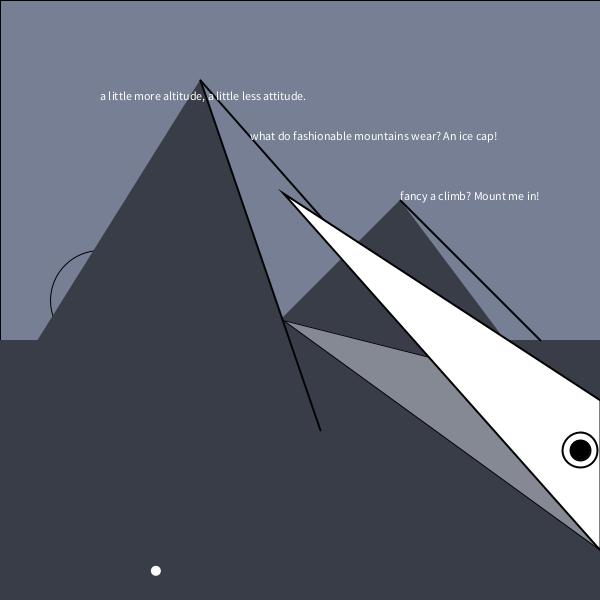
Frame 1 (no input)
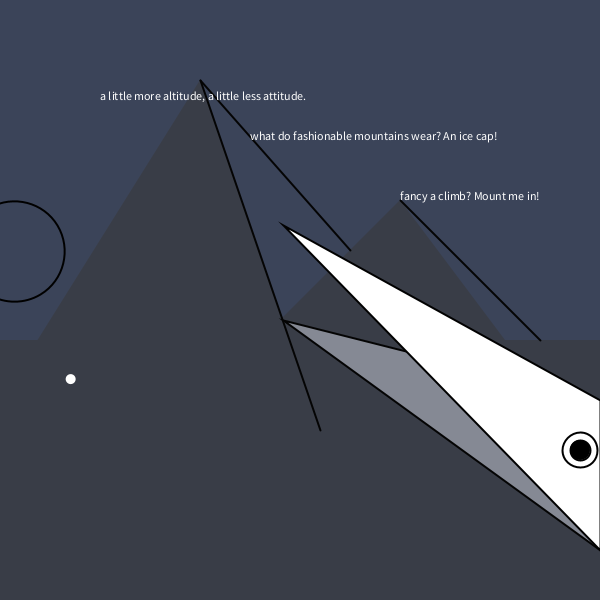
Frame 60 (the mouse pressed at the canvas centre just before this capture)
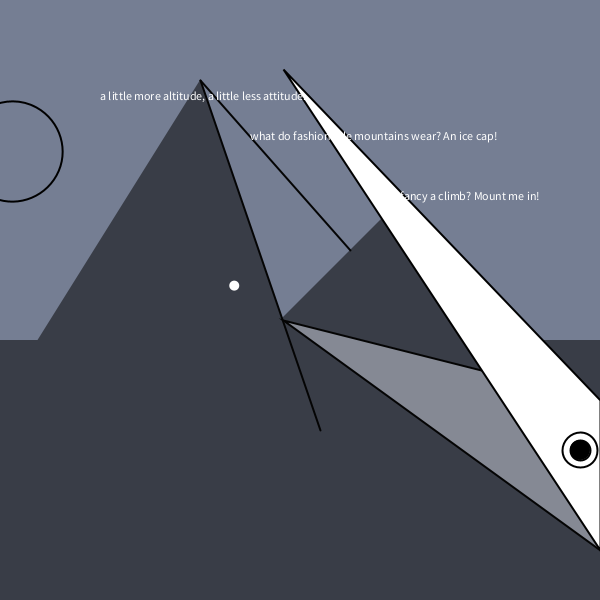
Frame 120 (the mouse held since frame 60 and released just before this capture)

The Processing sketch that drew these frames (run headless with seeded random() and noise(); from frame 60 on, the mouse is pressed at the canvas centre):

// Processing sketch: animation_semester1_project 2
// ── animation_semester1_project 2.pde
int r = 0;
int dr = 1;
float rd = 118;
float g = 127;
float b = 148;
float x = 3;
float y = 6;


void setup(){
  size(600, 600);
  frameRate(15);
}

void draw(){
  //sky 
  fill(rd, g, b);
  rect(0, 0, 700, 700);
  rd = rd - 1;
  g = g -1;
  b = b - 1;
  if(rd==0){
    rd = 118;
    g = 127;
    b = 148;
  }
  
  //sun
  push();
    stroke(0);
  translate(100, 200);
  rotate(radians(r));
  r = r + dr;
  println(r);
  if (r == (90) && dr==5);
  ellipse(0, 100, 100, 100);
  pop();
  
  //ground
  noStroke();
  fill(#393D47);
rect(0, 340, 600, 300);

  //mountains
triangle(250, 350, 400, 200, 550, 400);
triangle(0, 400, 200, 80, 344, 500);

  //river
noFill();
fill(#858994);
stroke(4);
triangle(283, 320, 600, 550, 600, 400);


  //outline for mountains edge
stroke(4);
strokeWeight(2);
fill(#22252B);
line(200, 80, 350, 250);
line(200, 80, 320, 430);
line(400, 200, 540, 340);

//mouth of river
stroke(1);
fill(255,255, 255);
y = random(0, 300);
 triangle(283, y, 600, 550, 600, 400);
 
 fill(255, 255, 255);
 text("a little more altitude, a little less attitude.", width / 3 - 100, 100);
 text("what do fashionable mountains wear? An ice cap!", width / 3 + 50, 140);
 text("fancy a climb? Mount me in!", width / 3 + 200, 200);
 
 
//eye
circle(580, 450, 35);
fill(0, 0, 0);
 circle(580, 450, 20);
 

//snow
// borrowed this from random_quadrants cause it made more sense for partially fufilling guidelines
noStroke();
x = random(0, 600);
  y = random (0, 600);
  if (x <= 600 && y <= 300) { 
 fill(255,255,255);
  } else if(x <= 300 && y >= 300) {
     fill(255,255,255);
   }
   circle(x, y, 10);
   
}
